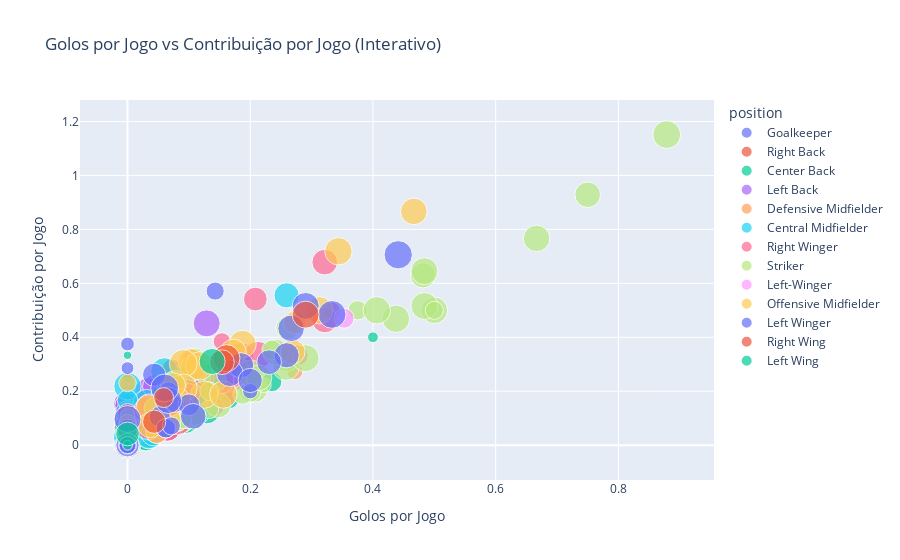

The notebook cell this image was saved under:
### Markdown cell above
## 4.5 Scatter Interativo: Goals vs Contribution per Match (Plotly)

### Code cell
fig = px.scatter(
    df_players, x='goals_per_match', y='contribution_per_match',
    hover_data=['first_name','last_name','team_name','position'],
    color='position', size='matches_played',
    title="Golos por Jogo vs Contribuição por Jogo (Interativo)"
)
fig.update_layout(xaxis_title="Golos por Jogo", yaxis_title="Contribuição por Jogo")
fig.show()

### Figure 1 — Plotly figure (JSON) as saved in the notebook; plotly's stock layout.template omitted (floating-point values rounded to 4 significant figures; data arrays with more than 128 entries replaced by an {"elided": "..."} marker saying what was removed)
{"data": [{"customdata": {"elided": "40x4 str values"}, "hovertemplate": "position=%{customdata[3]}<br>goals_per_match=%{x}<br>contribution_per_match=%{y}<br>matches_played=%{marker.size}<br>first_name=%{customdata[0]}<br>last_name=%{customdata[1]}<br>team_name=%{customdata[2]}<extra></extra>", "legendgroup": "Goalkeeper", "marker": {"color": "#636efa", "size": [34, 4, 31, 5, 3, 26, 1, 22, 12, 1, 2, 31, 1, 33, 2, 33, 28, 7, 15, 1, 7, 2, 32, 1, 4, 30, 14, 20, 1, 26, 34, 22, 10, 2, 2, 32, 28, 5, 27, 8], "sizemode": "area", "sizeref": 0.085, "symbol": "circle"}, "mode": "markers", "name": "Goalkeeper", "orientation": "v", "showlegend": true, "type": "scatter", "x": [0.0, 0.0, 0.0, 0.0, 0.0, 0.0, 0.0, 0.0, 0.0, 0.0, 0.0, 0.0, 0.0, 0.0, 0.0, 0.0, 0.0, 0.0, 0.0, 0.0, 0.0, 0.0, 0.0, 0.0, 0.0, 0.0, 0.0, 0.0, 0.0, 0.0, 0.0, 0.0, 0.0, 0.0, 0.0, 0.0, 0.0, 0.0, 0.0, 0.0], "xaxis": "x", "y": [0.0, 0.0, 0.0, 0.0, 0.0, 0.0, 0.0, 0.0, 0.0, 0.0, 0.0, 0.0, 0.0, 0.0, 0.0, 0.0, 0.0, 0.0, 0.0, 0.0, 0.0, 0.0, 0.0, 0.0, 0.25, 0.0, 0.0, 0.0, 0.0, 0.0, 0.0, 0.0, 0.0, 0.0, 0.0, 0.0, 0.0, 0.0, 0.0, 0.0], "yaxis": "y"}, {"customdata": {"elided": "38x4 str values"}, "hovertemplate": "position=%{customdata[3]}<br>goals_per_match=%{x}<br>contribution_per_match=%{y}<br>matches_played=%{marker.size}<br>first_name=%{customdata[0]}<br>last_name=%{customdata[1]}<br>team_name=%{customdata[2]}<extra></extra>", "legendgroup": "Right Back", "marker": {"color": "#EF553B", "size": [23, 16, 32, 12, 28, 17, 23, 10, 22, 13, 22, 22, 28, 16, 24, 14, 27, 4, 14, 30, 7, 20, 30, 26, 25, 13, 27, 34, 34, 30, 17, 28, 27, 5, 9, 30, 19, 28], "sizemode": "area", "sizeref": 0.085, "symbol": "circle"}, "mode": "markers", "name": "Right Back", "orientation": "v", "showlegend": true, "type": "scatter", "x": [0.08696, 0.0, 0.0625, 0.0, 0.0, 0.0, 0.04348, 0.0, 0.0, 0.07692, 0.0, 0.0, 0.07143, 0.0, 0.0, 0.0, 0.07407, 0.0, 0.07143, 0.0, 0.0, 0.0, 0.1, 0.03846, 0.04, 0.0, 0.03704, 0.08824, 0.02941, 0.0, 0.0, 0.0, 0.1852, 0.0, 0.0, 0.0, 0.1053, 0.07143], "xaxis": "x", "y": [0.1739, 0.0, 0.09375, 0.08333, 0.03571, 0.0, 0.1304, 0.0, 0.04545, 0.1538, 0.0, 0.0, 0.1786, 0.0, 0.0, 0.1429, 0.1111, 0.25, 0.2857, 0.06667, 0.0, 0.0, 0.1333, 0.1154, 0.12, 0.1538, 0.07407, 0.2059, 0.1176, 0.06667, 0.1176, 0.1429, 0.2963, 0.0, 0.0, 0.1, 0.2632, 0.1786], "yaxis": "y"}, {"customdata": {"elided": "82x4 str values"}, "hovertemplate": "position=%{customdata[3]}<br>goals_per_match=%{x}<br>contribution_per_match=%{y}<br>matches_played=%{marker.size}<br>first_name=%{customdata[0]}<br>last_name=%{customdata[1]}<br>team_name=%{customdata[2]}<extra></extra>", "legendgroup": "Center Back", "marker": {"color": "#00cc96", "size": [24, 17, 29, 16, 27, 19, 24, 31, 5, 13, 15, 27, 7, 20, 29, 21, 14, 6, 17, 20, 11, 18, 10, 29, 11, 18, 29, 24, 22, 18, 22, 7, 5, 29, 12, 18, 16, 14, 19, 9, 20, 21, 17, 5, 31, 29, 15, 29, 26, 4, 32, 27, 30, 3, 22, 20, 20, 32, 19, 20, 19, 17, 19, 5, 11, 20, 17, 7, 32, 26, 13, 9, 22, 33, 13, 30, 21, 31, 6, 29, 23, 29], "sizemode": "area", "sizeref": 0.085, "symbol": "circle"}, "mode": "markers", "name": "Center Back", "orientation": "v", "showlegend": true, "type": "scatter", "x": [0.0, 0.1176, 0.06897, 0.0625, 0.0, 0.05263, 0.0, 0.03226, 0.0, 0.0, 0.0, 0.03704, 0.0, 0.0, 0.03448, 0.0, 0.07143, 0.0, 0.05882, 0.0, 0.0, 0.0, 0.0, 0.03448, 0.09091, 0.0, 0.06897, 0.04167, 0.04545, 0.05556, 0.04545, 0.0, 0.4, 0.06897, 0.1667, 0.0, 0.0, 0.0, 0.0, 0.0, 0.05, 0.0, 0.0, 0.0, 0.129, 0.03448, 0.0, 0.1034, 0.07692, 0.0, 0.0625, 0.07407, 0.1, 0.0, 0.04545, 0.0, 0.0, 0.09375, 0.05263, 0.0, 0.0, 0.0, 0.0, 0.0, 0.0, 0.05, 0.2353, 0.0, 0.03125, 0.07692, 0.0, 0.0, 0.09091, 0.0303, 0.07692, 0.06667, 0.0, 0.06452, 0.0, 0.03448, 0.0, 0.03448], "xaxis": "x", "y": [0.0, 0.1176, 0.06897, 0.125, 0.0, 0.05263, 0.04167, 0.03226, 0.0, 0.0, 0.0, 0.03704, 0.1429, 0.0, 0.03448, 0.09524, 0.07143, 0.0, 0.05882, 0.05, 0.0, 0.05556, 0.0, 0.06897, 0.09091, 0.0, 0.1034, 0.08333, 0.04545, 0.1667, 0.09091, 0.0, 0.4, 0.1034, 0.1667, 0.0, 0.0, 0.0, 0.05263, 0.0, 0.05, 0.0, 0.0, 0.0, 0.129, 0.03448, 0.0, 0.1034, 0.1154, 0.0, 0.1562, 0.07407, 0.1333, 0.3333, 0.04545, 0.0, 0.05, 0.09375, 0.05263, 0.1, 0.0, 0.1176, 0.0, 0.0, 0.0, 0.05, 0.2353, 0.0, 0.03125, 0.1154, 0.0, 0.0, 0.09091, 0.0303, 0.07692, 0.06667, 0.04762, 0.09677, 0.0, 0.06897, 0.0, 0.06897], "yaxis": "y"}, {"customdata": {"elided": "35x4 str values"}, "hovertemplate": "position=%{customdata[3]}<br>goals_per_match=%{x}<br>contribution_per_match=%{y}<br>matches_played=%{marker.size}<br>first_name=%{customdata[0]}<br>last_name=%{customdata[1]}<br>team_name=%{customdata[2]}<extra></extra>", "legendgroup": "Left Back", "marker": {"color": "#ab63fa", "size": [26, 24, 1, 33, 14, 12, 19, 29, 6, 2, 26, 33, 5, 5, 25, 30, 23, 15, 24, 10, 29, 6, 31, 33, 19, 8, 30, 31, 27, 13, 26, 11, 23, 13, 22], "sizemode": "area", "sizeref": 0.085, "symbol": "circle"}, "mode": "markers", "name": "Left Back", "orientation": "v", "showlegend": true, "type": "scatter", "x": [0.0, 0.0, 0.0, 0.0303, 0.0, 0.0, 0.0, 0.06897, 0.0, 0.0, 0.03846, 0.0303, 0.0, 0.2, 0.16, 0.1, 0.08696, 0.06667, 0.04167, 0.0, 0.0, 0.0, 0.03226, 0.0, 0.0, 0.0, 0.03333, 0.129, 0.0, 0.0, 0.0, 0.09091, 0.04348, 0.0, 0.0], "xaxis": "x", "y": [0.03846, 0.04167, 0.0, 0.09091, 0.07143, 0.0, 0.05263, 0.1034, 0.1667, 0.0, 0.07692, 0.1515, 0.2, 0.2, 0.24, 0.1667, 0.1304, 0.06667, 0.04167, 0.0, 0.03448, 0.0, 0.09677, 0.1515, 0.0, 0.0, 0.2, 0.4516, 0.1481, 0.0, 0.03846, 0.09091, 0.2174, 0.0, 0.0], "yaxis": "y"}, {"customdata": [["Ibrahima", "Camará", "Boavista Futebol Clube", "Defensive Midfielder"], ["Ilija", "Vukotić", "Boavista Futebol Clube", "Defensive Midfielder"], ["Sebastián", "Pérez", "Boavista Futebol Clube", "Defensive Midfielder"], ["Kevin", "Krygard", "Casa Pia Atlético Clube", "Defensive Midfielder"], ["Rafael", "Brito", "Casa Pia Atlético Clube", "Defensive Midfielder"], ["Aloísio", "Souza", "Clube de Futebol Estrela da Amadora", "Defensive Midfielder"], ["Pedro", "Sá", "Clube de Futebol Estrela da Amadora", "Defensive Midfielder"], ["Manuel", "Keliano", "Clube de Futebol Estrela da Amadora", "Defensive Midfielder"], ["Mor", "Ndiaye", "Grupo Desportivo Estoril Praia", "Defensive Midfielder"], ["Oriol", "Busquets", "Futebol Clube de Arouca", "Defensive Midfielder"], ["Eboué", "Kouassi", "Futebol Clube de Arouca", "Defensive Midfielder"], ["Pedro", "Moreira", "Futebol Clube de Arouca", "Defensive Midfielder"], ["Mirko", "Topic", "Futebol Clube de Famalicão", "Defensive Midfielder"], ["Gustavo", "Assunção", "Futebol Clube de Famalicão", "Defensive Midfielder"], ["Zaydou", "Youssouf", "Futebol Clube de Famalicão", "Defensive Midfielder"], ["Marko", "Grujic", "Futebol Clube do Porto", "Defensive Midfielder"], ["Alan", "Varela", "Futebol Clube do Porto", "Defensive Midfielder"], ["Aleksandar", "Busnić", "Futebol Clube de Vizela", "Defensive Midfielder"], ["Dário", "Essugo", "Grupo Desportivo de Chaves", "Defensive Midfielder"], ["Pedro", "Pinho", "Grupo Desportivo de Chaves", "Defensive Midfielder"], ["Mory", "Gbane", "Gil Vicente Futebol Clube", "Defensive Midfielder"], ["Rúben", "Ismael", "Moreirense Futebol Clube", "Defensive Midfielder"], ["Lucas", "Ventura", "Portimonense Sporting Clube", "Defensive Midfielder"], ["Mateo", "Tanlongo", "Rio Ave Futebol Clube", "Defensive Midfielder"], ["Adrien", "Silva", "Rio Ave Futebol Clube", "Defensive Midfielder"], ["Ali", "Al-Musrati", "Sporting Clube de Braga", "Defensive Midfielder"], ["Vitor", "Carvalho", "Sporting Clube de Braga", "Defensive Midfielder"], ["Morten", "Hjulmand", "Sporting Clube de Portugal", "Defensive Midfielder"], ["Cláudio", "Falcão", "Sporting Clube Farense", "Defensive Midfielder"], ["André", "Seruca", "Sporting Clube Farense", "Defensive Midfielder"], ["Florentino", "Luís", "Sport Lisboa e Benfica", "Defensive Midfielder"], ["Manu", "Silva", "Vitória Sport Clube", "Defensive Midfielder"]], "hovertemplate": "position=%{customdata[3]}<br>goals_per_match=%{x}<br>contribution_per_match=%{y}<br>matches_played=%{marker.size}<br>first_name=%{customdata[0]}<br>last_name=%{customdata[1]}<br>team_name=%{customdata[2]}<extra></extra>", "legendgroup": "Defensive Midfielder", "marker": {"color": "#FFA15A", "size": [15, 28, 28, 3, 9, 14, 18, 9, 8, 18, 25, 5, 32, 20, 32, 10, 30, 19, 18, 10, 28, 18, 28, 12, 10, 11, 27, 30, 31, 6, 30, 23], "sizemode": "area", "sizeref": 0.085, "symbol": "circle"}, "mode": "markers", "name": "Defensive Midfielder", "orientation": "v", "showlegend": true, "type": "scatter", "x": [0.0, 0.03571, 0.0, 0.0, 0.0, 0.0, 0.0, 0.0, 0.0, 0.0, 0.0, 0.0, 0.0, 0.0, 0.0625, 0.0, 0.06667, 0.0, 0.0, 0.1, 0.03571, 0.0, 0.03571, 0.0, 0.0, 0.2727, 0.03704, 0.1, 0.129, 0.0, 0.0, 0.08696], "xaxis": "x", "y": [0.0, 0.03571, 0.0, 0.0, 0.2222, 0.07143, 0.0, 0.0, 0.0, 0.0, 0.0, 0.0, 0.0625, 0.0, 0.09375, 0.1, 0.1667, 0.0, 0.0, 0.1, 0.03571, 0.0, 0.03571, 0.08333, 0.0, 0.2727, 0.03704, 0.1667, 0.1613, 0.0, 0.0, 0.08696], "yaxis": "y"}, {"customdata": {"elided": "63x4 str values"}, "hovertemplate": "position=%{customdata[3]}<br>goals_per_match=%{x}<br>contribution_per_match=%{y}<br>matches_played=%{marker.size}<br>first_name=%{customdata[0]}<br>last_name=%{customdata[1]}<br>team_name=%{customdata[2]}<extra></extra>", "legendgroup": "Central Midfielder", "marker": {"color": "#19d3f3", "size": [31, 14, 30, 18, 31, 25, 16, 21, 9, 15, 2, 5, 15, 15, 13, 29, 3, 32, 32, 7, 28, 9, 0, 28, 25, 10, 3, 8, 15, 34, 22, 32, 18, 17, 9, 11, 1, 25, 29, 17, 31, 33, 26, 11, 18, 17, 28, 29, 14, 9, 30, 17, 28, 29, 21, 32, 24, 33, 27, 33, 31, 22, 18], "sizemode": "area", "sizeref": 0.085, "symbol": "circle"}, "mode": "markers", "name": "Central Midfielder", "orientation": "v", "showlegend": true, "type": "scatter", "x": [0.09677, 0.07143, 0.06667, 0.0, 0.03226, 0.0, 0.0, 0.04762, 0.0, 0.06667, 0.5, 0.0, 0.06667, 0.1333, 0.0, 0.03448, 0.0, 0.0, 0.09375, 0.0, 0.03571, 0.0, 0.0, 0.07143, 0.08, 0.0, 0.0, 0.0, 0.0, 0.0, 0.0, 0.03125, 0.05556, 0.1176, 0.1111, 0.0, 0.0, 0.12, 0.0, 0.05882, 0.03226, 0.06061, 0.03846, 0.09091, 0.0, 0.0, 0.0, 0.03448, 0.1429, 0.1111, 0.03333, 0.05882, 0.1071, 0.06897, 0.0, 0.09375, 0.04167, 0.06061, 0.2593, 0.09091, 0.06452, 0.0, 0.0], "xaxis": "x", "y": [0.2258, 0.07143, 0.1667, 0.0, 0.06452, 0.12, 0.0625, 0.09524, 0.0, 0.06667, 0.5, 0.0, 0.06667, 0.2667, 0.07692, 0.1034, 0.0, 0.2188, 0.25, 0.0, 0.03571, 0.0, 0.0, 0.1429, 0.12, 0.0, 0.0, 0.0, 0.0, 0.02941, 0.04545, 0.1562, 0.05556, 0.1176, 0.1111, 0.0, 0.0, 0.2, 0.06897, 0.05882, 0.09677, 0.1818, 0.07692, 0.1818, 0.05556, 0.0, 0.0, 0.03448, 0.2143, 0.1111, 0.06667, 0.05882, 0.1786, 0.2069, 0.0, 0.125, 0.04167, 0.2727, 0.5556, 0.1212, 0.09677, 0.0, 0.1667], "yaxis": "y"}, {"customdata": {"elided": "38x4 str values"}, "hovertemplate": "position=%{customdata[3]}<br>goals_per_match=%{x}<br>contribution_per_match=%{y}<br>matches_played=%{marker.size}<br>first_name=%{customdata[0]}<br>last_name=%{customdata[1]}<br>team_name=%{customdata[2]}<extra></extra>", "legendgroup": "Right Winger", "marker": {"color": "#FF6692", "size": [31, 32, 19, 20, 2, 18, 33, 31, 31, 34, 24, 10, 21, 14, 27, 17, 21, 29, 1, 19, 31, 5, 16, 33, 8, 12, 6, 24, 23, 28, 33, 28, 14, 24, 28, 9, 13, 12], "sizemode": "area", "sizeref": 0.085, "symbol": "circle"}, "mode": "markers", "name": "Right Winger", "orientation": "v", "showlegend": true, "type": "scatter", "x": [0.09677, 0.1562, 0.0, 0.0, 0.0, 0.2778, 0.1515, 0.06452, 0.06452, 0.1765, 0.0, 0.1, 0.04762, 0.1429, 0.1852, 0.0, 0.1905, 0.03448, 0.0, 0.1053, 0.03226, 0.2, 0.125, 0.1818, 0.0, 0.3333, 0.0, 0.08333, 0.08696, 0.3214, 0.2121, 0.03571, 0.07143, 0.2083, 0.3214, 0.1111, 0.1538, 0.0], "xaxis": "x", "y": [0.1935, 0.1875, 0.05263, 0.05, 0.0, 0.3333, 0.2424, 0.06452, 0.06452, 0.3235, 0.0, 0.2, 0.04762, 0.1429, 0.3333, 0.1176, 0.2381, 0.06897, 0.0, 0.3158, 0.129, 0.2, 0.25, 0.303, 0.0, 0.5, 0.0, 0.08333, 0.1304, 0.4643, 0.3333, 0.1429, 0.1429, 0.5417, 0.6786, 0.1111, 0.3846, 0.0], "yaxis": "y"}, {"customdata": {"elided": "52x4 str values"}, "hovertemplate": "position=%{customdata[3]}<br>goals_per_match=%{x}<br>contribution_per_match=%{y}<br>matches_played=%{marker.size}<br>first_name=%{customdata[0]}<br>last_name=%{customdata[1]}<br>team_name=%{customdata[2]}<extra></extra>", "legendgroup": "Striker", "marker": {"color": "#B6E880", "size": [31, 12, 22, 5, 29, 17, 12, 8, 31, 9, 27, 31, 29, 20, 3, 30, 20, 30, 23, 16, 20, 27, 13, 9, 31, 32, 26, 22, 19, 15, 9, 16, 5, 18, 16, 15, 5, 12, 11, 16, 28, 30, 33, 31, 32, 15, 21, 28, 17, 14, 18, 15], "sizemode": "area", "sizeref": 0.085, "symbol": "circle"}, "mode": "markers", "name": "Striker", "orientation": "v", "showlegend": true, "type": "scatter", "x": [0.2581, 0.0, 0.04545, 0.0, 0.2069, 0.0, 0.08333, 0.125, 0.2581, 0.0, 0.1481, 0.2903, 0.2414, 0.1, 0.0, 0.6667, 0.0, 0.5, 0.2609, 0.0625, 0.2, 0.4815, 0.0, 0.2222, 0.4839, 0.4375, 0.07692, 0.04545, 0.1053, 0.1333, 0.1111, 0.1875, 0.0, 0.1111, 0.0625, 0.0, 0.0, 0.08333, 0.09091, 0.375, 0.75, 0.2, 0.8788, 0.4839, 0.4062, 0.1333, 0.1429, 0.2143, 0.2353, 0.5, 0.0, 0.1333], "xaxis": "x", "y": [0.3226, 0.08333, 0.1364, 0.0, 0.2069, 0.0, 0.08333, 0.25, 0.2903, 0.1111, 0.1481, 0.3226, 0.3448, 0.1, 0.0, 0.7667, 0.0, 0.5, 0.4348, 0.1875, 0.2, 0.6296, 0.07692, 0.2222, 0.5161, 0.4688, 0.2308, 0.09091, 0.1053, 0.1333, 0.3333, 0.1875, 0.0, 0.1111, 0.0625, 0.0, 0.0, 0.08333, 0.09091, 0.5, 0.9286, 0.2667, 1.152, 0.6452, 0.5, 0.2, 0.2381, 0.25, 0.3529, 0.5, 0.0, 0.2], "yaxis": "y"}, {"customdata": [["Tiago", "Morais", "Boavista Futebol Clube", "Left-Winger"]], "hovertemplate": "position=%{customdata[3]}<br>goals_per_match=%{x}<br>contribution_per_match=%{y}<br>matches_played=%{marker.size}<br>first_name=%{customdata[0]}<br>last_name=%{customdata[1]}<br>team_name=%{customdata[2]}<extra></extra>", "legendgroup": "Left-Winger", "marker": {"color": "#FF97FF", "size": [17], "sizemode": "area", "sizeref": 0.085, "symbol": "circle"}, "mode": "markers", "name": "Left-Winger", "orientation": "v", "showlegend": true, "type": "scatter", "x": [0.3529], "xaxis": "x", "y": [0.4706], "yaxis": "y"}, {"customdata": {"elided": "33x4 str values"}, "hovertemplate": "position=%{customdata[3]}<br>goals_per_match=%{x}<br>contribution_per_match=%{y}<br>matches_played=%{marker.size}<br>first_name=%{customdata[0]}<br>last_name=%{customdata[1]}<br>team_name=%{customdata[2]}<extra></extra>", "legendgroup": "Offensive Midfielder", "marker": {"color": "#FECB52", "size": [1, 29, 5, 32, 12, 28, 34, 21, 15, 12, 13, 32, 7, 23, 22, 33, 14, 33, 32, 24, 13, 29, 32, 32, 27, 2, 32, 31, 30, 29, 26, 27, 16], "sizemode": "area", "sizeref": 0.085, "symbol": "circle"}, "mode": "markers", "name": "Offensive Midfielder", "orientation": "v", "showlegend": true, "type": "scatter", "x": [0.0, 0.1034, 0.0, 0.1562, 0.0, 0.1071, 0.1176, 0.04762, 0.0, 0.0, 0.0, 0.125, 0.0, 0.04348, 0.2727, 0.09091, 0.07143, 0.09091, 0.3125, 0.08333, 0.0, 0.03448, 0.1875, 0.3438, 0.03704, 0.0, 0.1562, 0.06452, 0.4667, 0.1724, 0.2692, 0.07407, 0.0625], "xaxis": "x", "y": [0.0, 0.3103, 0.0, 0.3125, 0.0, 0.2857, 0.2941, 0.04762, 0.06667, 0.08333, 0.2308, 0.1875, 0.0, 0.08696, 0.4545, 0.303, 0.07143, 0.2121, 0.5, 0.1667, 0.0, 0.1379, 0.375, 0.7188, 0.07407, 0.0, 0.1875, 0.09677, 0.8667, 0.3448, 0.3462, 0.2222, 0.1875], "yaxis": "y"}, {"customdata": [["Tiago", "Dias", "Casa Pia Atlético Clube", "Left Winger"], ["Jair", "Brito", "Casa Pia Atlético Clube", "Left Winger"], ["André", "Lacximicant", "Casa Pia Atlético Clube", "Left Winger"], ["Fernando", "Andrade", "Casa Pia Atlético Clube", "Left Winger"], ["Rodrigo", "Gomes", "Grupo Desportivo Estoril Praia", "Left Winger"], ["Nemanja", "Jovic", "Grupo Desportivo Estoril Praia", "Left Winger"], ["Yusuf", "Lawal", "Futebol Clube de Arouca", "Left Winger"], ["Miguel", "Puche", "Futebol Clube de Arouca", "Left Winger"], ["Cristo", "González", "Futebol Clube de Arouca", "Left Winger"], ["Alex", "Dobre", "Futebol Clube de Famalicão", "Left Winger"], ["Marcos", "Sorriso", "Futebol Clube de Famalicão", "Left Winger"], ["Puma", "Rodríguez", "Futebol Clube de Famalicão", "Left Winger"], ["Chiquinho", "Oliveira", "Futebol Clube de Famalicão", "Left Winger"], ["Wenderson", "Galeno", "Futebol Clube do Porto", "Left Winger"], ["Dylan", "Saint-Louis", "Futebol Clube de Vizela", "Left Winger"], ["Matías", "Lacava", "Futebol Clube de Vizela", "Left Winger"], ["Nuno", "Moreira", "Futebol Clube de Vizela", "Left Winger"], ["Leandro", "Sanca", "Grupo Desportivo de Chaves", "Left Winger"], ["Issah", "Abass", "Grupo Desportivo de Chaves", "Left Winger"], ["Afonso", "Moreira", "Gil Vicente Futebol Clube", "Left Winger"], ["Tidjany", "Touré", "Gil Vicente Futebol Clube", "Left Winger"], ["Félix", "Correia", "Gil Vicente Futebol Clube", "Left Winger"], ["Madson", "Silva", "Moreirense Futebol Clube", "Left Winger"], ["Zinho", "Hoffmann", "Portimonense Sporting Clube", "Left Winger"], ["Luan", "Campos", "Portimonense Sporting Clube", "Left Winger"], ["Emmanuel", "Boateng", "Rio Ave Futebol Clube", "Left Winger"], ["Marious", "Vrousai", "Rio Ave Futebol Clube", "Left Winger"], ["Armindo", "Bruma", "Sporting Clube de Braga", "Left Winger"], ["Roger", "Fernandes", "Sporting Clube de Braga", "Left Winger"], ["Álvaro", "Djaló", "Sporting Clube de Braga", "Left Winger"], ["Marco", "Matias", "Sporting Clube Farense", "Left Winger"], ["Jota", "Silva", "Vitória Sport Clube", "Left Winger"]], "hovertemplate": "position=%{customdata[3]}<br>goals_per_match=%{x}<br>contribution_per_match=%{y}<br>matches_played=%{marker.size}<br>first_name=%{customdata[0]}<br>last_name=%{customdata[1]}<br>team_name=%{customdata[2]}<extra></extra>", "legendgroup": "Left Winger", "marker": {"color": "#636efa", "size": [19, 12, 13, 20, 10, 2, 17, 23, 34, 14, 15, 23, 27, 31, 16, 8, 30, 31, 7, 5, 28, 30, 25, 12, 16, 27, 14, 26, 14, 30, 33, 33], "sizemode": "area", "sizeref": 0.085, "symbol": "circle"}, "mode": "markers", "name": "Left Winger", "orientation": "v", "showlegend": true, "type": "scatter", "x": [0.05263, 0.0, 0.07692, 0.1, 0.2, 0.0, 0.0, 0.0, 0.4412, 0.0, 0.06667, 0.04348, 0.1852, 0.2903, 0.0625, 0.0, 0.06667, 0.0, 0.0, 0.0, 0.1071, 0.1667, 0.2, 0.0, 0.0625, 0.2593, 0.07143, 0.2308, 0.1429, 0.2667, 0.06061, 0.3333], "xaxis": "x", "y": [0.1053, 0.0, 0.1538, 0.15, 0.2, 0.0, 0.05882, 0.0, 0.7059, 0.0, 0.2, 0.2609, 0.2963, 0.5161, 0.0625, 0.375, 0.1667, 0.09677, 0.2857, 0.0, 0.1071, 0.2667, 0.24, 0.0, 0.0625, 0.3333, 0.07143, 0.3077, 0.5714, 0.4333, 0.2121, 0.4848], "yaxis": "y"}, {"customdata": [["Léo", "Jabá", "Clube de Futebol Estrela da Amadora", "Right Wing"], ["Ronald", "Pereira", "Clube de Futebol Estrela da Amadora", "Right Wing"], ["Régis", "N'do", "Clube de Futebol Estrela da Amadora", "Right Wing"], ["Marcus", "Edwards", "Sporting Clube de Portugal", "Right Wing"], ["Francisco", "Trincão", "Sporting Clube de Portugal", "Right Wing"]], "hovertemplate": "position=%{customdata[3]}<br>goals_per_match=%{x}<br>contribution_per_match=%{y}<br>matches_played=%{marker.size}<br>first_name=%{customdata[0]}<br>last_name=%{customdata[1]}<br>team_name=%{customdata[2]}<extra></extra>", "legendgroup": "Right Wing", "marker": {"color": "#EF553B", "size": [31, 17, 23, 26, 31], "sizemode": "area", "sizeref": 0.085, "symbol": "circle"}, "mode": "markers", "name": "Right Wing", "orientation": "v", "showlegend": true, "type": "scatter", "x": [0.1613, 0.05882, 0.04348, 0.1538, 0.2903], "xaxis": "x", "y": [0.3226, 0.1765, 0.08696, 0.3077, 0.4839], "yaxis": "y"}, {"customdata": [["Gustavo", "Henrique", "Clube de Futebol Estrela da Amadora", "Left Wing"], ["Jeremy", "Antonisse", "Moreirense Futebol Clube", "Left Wing"], ["João", "Camacho", "Moreirense Futebol Clube", "Left Wing"]], "hovertemplate": "position=%{customdata[3]}<br>goals_per_match=%{x}<br>contribution_per_match=%{y}<br>matches_played=%{marker.size}<br>first_name=%{customdata[0]}<br>last_name=%{customdata[1]}<br>team_name=%{customdata[2]}<extra></extra>", "legendgroup": "Left Wing", "marker": {"color": "#00cc96", "size": [4, 24, 29], "sizemode": "area", "sizeref": 0.085, "symbol": "circle"}, "mode": "markers", "name": "Left Wing", "orientation": "v", "showlegend": true, "type": "scatter", "x": [0.0, 0.0, 0.1379], "xaxis": "x", "y": [0.0, 0.04167, 0.3103], "yaxis": "y"}], "layout": {"legend": {"itemsizing": "constant", "title": {"text": "position"}, "tracegroupgap": 0}, "title": {"text": "Golos por Jogo vs Contribuição por Jogo (Interativo)"}, "xaxis": {"anchor": "y", "domain": [0, 1], "title": {"text": "Golos por Jogo"}}, "yaxis": {"anchor": "x", "domain": [0, 1], "title": {"text": "Contribuição por Jogo"}}}}
